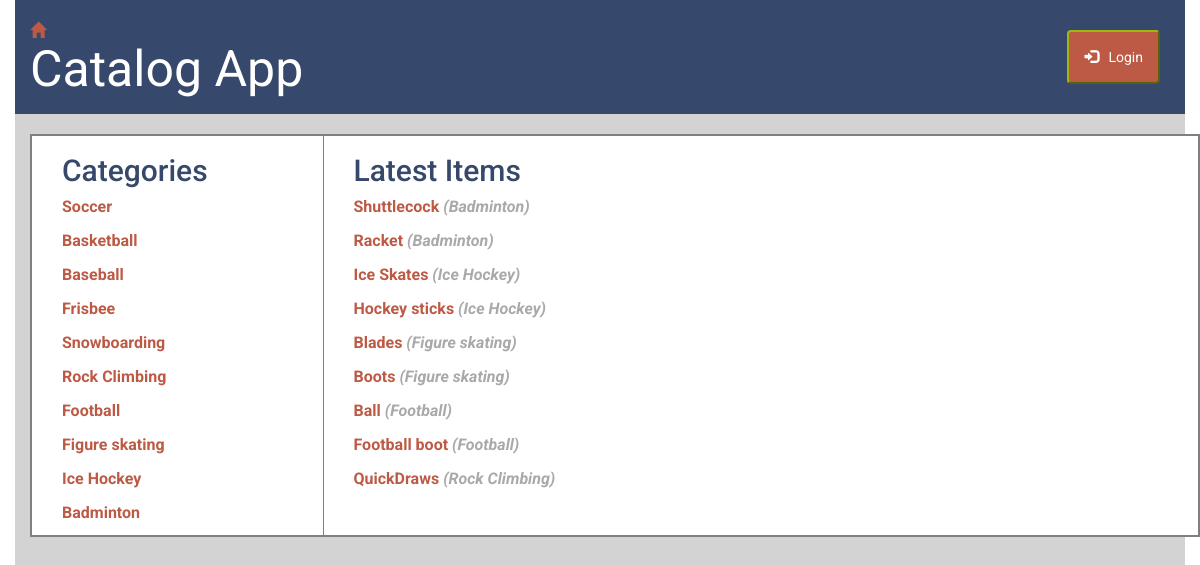
Page /catalog/ on the committed database.
### database_setup.py (models this page shows, shortened)
class Game(Base):
    __tablename__ = "game"
    name = Column(String(80), nullable=False)
    id = Column(Integer, primary_key=True)
    user_id = Column(Integer, ForeignKey('user.id'))
    user = relationship(User)
    __table_args__ = (UniqueConstraint('name'),
                      )

class GameItem(Base):
    __tablename__ = "gameitem"
    name = Column(String(80), nullable=False)
    id = Column(Integer, primary_key=True)
    description = Column(String(250))
    game_id = Column(Integer, ForeignKey('game.id'))
    game = relationship(Game)
    user_id = Column(Integer, ForeignKey('user.id'))
    user = relationship(User)
    __table_args__ = (UniqueConstraint('name', 'game_id',
                      name='_game_item_uc'),
                      )

### models/homepage.py (the view)
@home.route('/')
@home.route('/catalog/')
def allGames():
    if 'username' not in login_session:
        games = session.query(Game).all()
        latest_items = session.query(GameItem).order_by(
            GameItem.id.desc()).limit(9).all()
        return render_template('publicgames.html', all_games=games,
                               latest_items=latest_items)
    else:
        return redirect(url_for('home.allGamesLoggedin'))

### templates/publicgames.html (shortened to what this page needs)
{% extends "main.html" %}
{% block content %}
{% include "header.html" %}
<main class="container-fluid fill">
	<div class="container catalog margin-top">
		<div class="row">
			<aside class="border-right padding-left col-md-3">
				<h2> Categories </h2>
				{% for i in all_games %}
				<div class="games margin-bottom">
				<a href="{{ url_for('itemspage.gameItems', game_name = i.name)}}"> {{i.name}} </a>
				</div>
				{% endfor %}
			</aside>
			<section class="padding-left col-md-9">
				<h2> Latest Items </h2>
				{% for i in latest_items %}
					<div class="margin-bottom">
						<a href="{{url_for('descpage.itemDesc',item_name = i.name, game_name= i.game.name)}}">{{i.name}} <em>({{i.game.name}})</em></a>
					</div>
				{% endfor %}
			</section>
		</div>
	</div>
</main>
{% endblock %}

### templates/main.html (shortened to what this page needs)
<!DOCTYPE html>
<html lang="en">
	<head>
		<link rel="stylesheet" href="//netdna.bootstrapcdn.com/bootstrap/3.1.1/css/bootstrap.min.css">
		<link rel=stylesheet type=text/css href="{{ url_for('static', filename='style.css') }}">
	</head>
	<body>
		<div class="container-fluid">
			{% block content %}
			{% endblock %}
		</div>
	</body>
</html>

### templates/header.html
<header>
	<div class="container">
		<div class="row padding-top padding-bottom">
			<div class="col-md-6">
				<a href="{{url_for('home.allGames')}}">
					<span class="glyphicon glyphicon-home" aria-hidden="true"></span><div class="title">Catalog App</div>
				</a>
			</div>
			<div class="col-md-6 text-right">
					{% if 'username' not in session %}
					<a href="{{url_for('login.showLogin')}}">
						<button class="btn btn-default log">
							<span class="glyphicon glyphicon glyphicon-log-in" aria-hidden="true"></span>Login</button>
					</a>
					{% else %}
					<a href="{{url_for('logout.disconnect')}}">
						<button class="btn btn-default log">
							<span class="glyphicon glyphicon glyphicon-log-out" aria-hidden="true"></span>Logout</button>
					</a>
					{% endif %}
			</div>
		</div>
	</div>
</header>

### static/style.css (style rules this page uses)
* { font-family: "Helvetica Neue Bold", Roboto, Helvetica, Arial, sans-serif; font-weight: 700; }
body { height: 100%; width: 100%; position: absolute; }
header { background-color: #36486b; color: #FFFFFF; }
em { color: #A9A9A9; }
h2 { font-size: 30px; color: #36486b; line-height: 29px; }
a { font-size: 16px; color: #bc5a45; line-height: 24px; padding-bottom: 20px; }
.container-fluid { height: inherit; }
.fill { background-color: #D3D3D3; }
.catalog { border: 2px solid grey; background-color: #FFFFFF; }
.border-right { border-right: 1px solid grey; }
.title { font-family: "Helvetica Neue Light", Roboto, Helvetica, Arial, sans-serif; font-size: 50px; color: #FFFFFF; line-height: 50px; font-weight: 400; }
.padding-top { padding-top: 20px; }
.padding-bottom { padding-bottom: 20px; }
.padding-left { padding-left: 30px; }
.margin-bottom { margin-bottom: 10px; }
.margin-top { margin-top: 20px; }
.btn { padding: 15px; margin: 10px; border-style: outset; border-color: #9FB80A; border-width: 2px; color: #9FB80A; }
.btn.log { background-color: #bc5a45; color: #FFFFFF; }
.glyphicon { margin-right: 10px; }

### rows in the picture
Game: name "Soccer"
Game: name "Basketball"
Game: name "Baseball"
Game: name "Frisbee"
Game: name "Snowboarding"
Game: name "Rock Climbing"
Game: name "Football"
Game: name "Figure skating"
Game: name "Ice Hockey"
Game: name "Badminton"
GameItem: name "Shuttlecock", game.name "Badminton"
GameItem: name "Racket", game.name "Badminton"
GameItem: name "Ice Skates", game.name "Ice Hockey"
GameItem: name "Hockey sticks", game.name "Ice Hockey"
GameItem: name "Blades", game.name "Figure skating"
GameItem: name "Boots", game.name "Figure skating"
GameItem: name "Ball", game.name "Football"
GameItem: name "Football boot", game.name "Football"
GameItem: name "QuickDraws", game.name "Rock Climbing"
